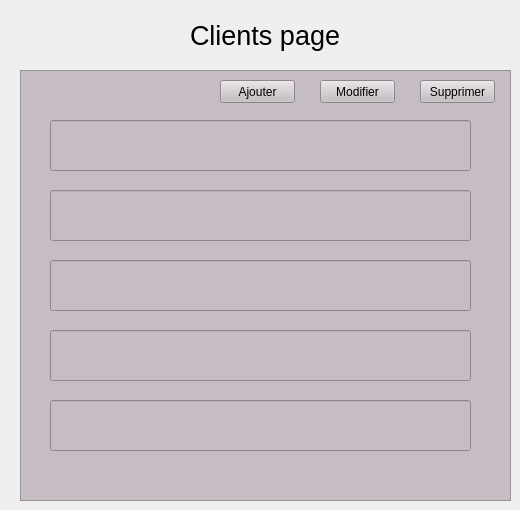
         <widget class="QWidget" name="clients_page">
          <widget class="QLabel" name="label_8">
           <property name="geometry">
            <rect>
             <x>190</x>
             <y>10</y>
             <width>221</width>
             <height>51</height>
            </rect>
           </property>
           <property name="font">
            <font>
             <pointsize>20</pointsize>
            </font>
           </property>
           <property name="text">
            <string>Clients page</string>
           </property>
          </widget>
          <widget class="QFrame" name="frame">
           <property name="geometry">
            <rect>
             <x>20</x>
             <y>70</y>
             <width>491</width>
             <height>431</height>
            </rect>
           </property>
           <property name="styleSheet">
            <string notr="true">background-color: rgb(197, 189, 195);
</string>
           </property>
           <property name="frameShape">
            <enum>QFrame::StyledPanel</enum>
           </property>
           <property name="frameShadow">
            <enum>QFrame::Raised</enum>
           </property>
           <widget class="QLineEdit" name="infoClient1">
            <property name="geometry">
             <rect>
              <x>30</x>
              <y>50</y>
              <width>421</width>
              <height>51</height>
             </rect>
            </property>
           </widget>
           <widget class="QLineEdit" name="infoClient2">
            <property name="geometry">
             <rect>
              <x>30</x>
              <y>120</y>
              <width>421</width>
              <height>51</height>
             </rect>
            </property>
           </widget>
           <widget class="QLineEdit" name="infoClient3">
            <property name="geometry">
             <rect>
              <x>30</x>
              <y>190</y>
              <width>421</width>
              <height>51</height>
             </rect>
            </property>
           </widget>
           <widget class="QLineEdit" name="infoClient4">
            <property name="geometry">
             <rect>
              <x>30</x>
              <y>260</y>
              <width>421</width>
              <height>51</height>
             </rect>
            </property>
           </widget>
           <widget class="QLineEdit" name="infoClient5">
            <property name="geometry">
             <rect>
              <x>30</x>
              <y>330</y>
              <width>421</width>
              <height>51</height>
             </rect>
            </property>
           </widget>
           <widget class="QPushButton" name="supprimerClient">
            <property name="geometry">
             <rect>
              <x>400</x>
              <y>10</y>
              <width>75</width>
              <height>23</height>
             </rect>
            </property>
            <property name="text">
             <string>Supprimer</string>
            </property>
           </widget>
           <widget class="QPushButton" name="modifierClient">
            <property name="geometry">
             <rect>
              <x>300</x>
              <y>10</y>
              <width>75</width>
              <height>23</height>
             </rect>
            </property>
            <property name="text">
             <string>Modifier</string>
            </property>
           </widget>
           <widget class="QPushButton" name="ajouterClient">
            <property name="geometry">
             <rect>
              <x>200</x>
              <y>10</y>
              <width>75</width>
              <height>23</height>
             </rect>
            </property>
            <property name="text">
             <string>Ajouter</string>
            </property>
           </widget>
          </widget>
         </widget>
